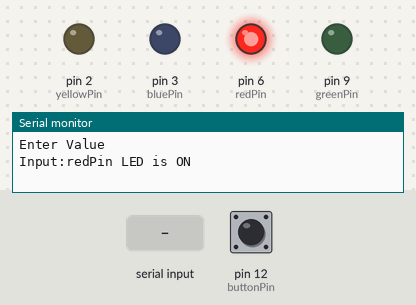
Recording of a sketch running on a simulated Arduino Uno, built with avr-gcc and run on an emulated ATmega328P. On the bench: output pins drawn as LEDs (lit = HIGH), the last lines printed to the serial monitor. Inputs (shaded band) come from the test bench; at power-on: pin 12 (buttonPin) HIGH.

Above: at 1.3 s.
1.4 s: "TURN ON BLUE LED\n" received over Serial
At 2.6 s:
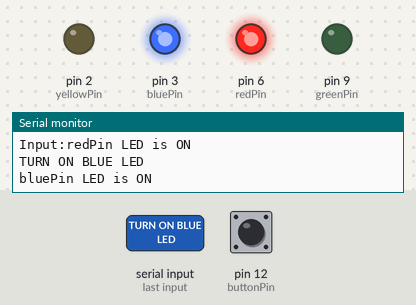
2.9 s: "TURN OFF RED LED\n" received over Serial
At 4.0 s:
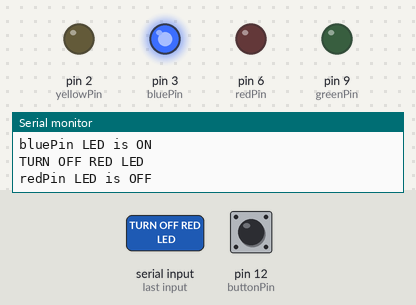
4.4 s: "TURN OFF BLUE LED\n" received over Serial
At 5.2 s:
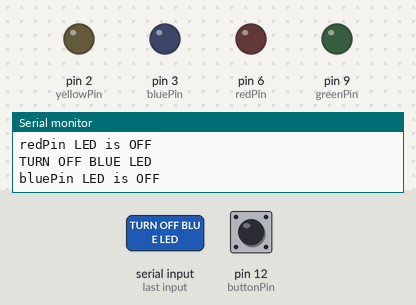
5.9 s: "TURN ON GREEN LED\n" received over Serial
At 6.3 s:
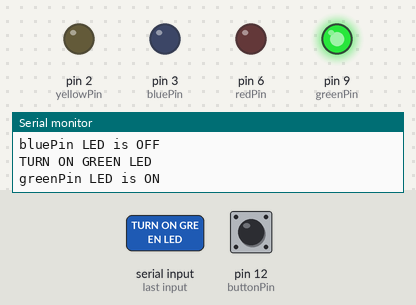
7.4 s: "TURN ON RED LED\n" received over Serial
At 8.6 s:
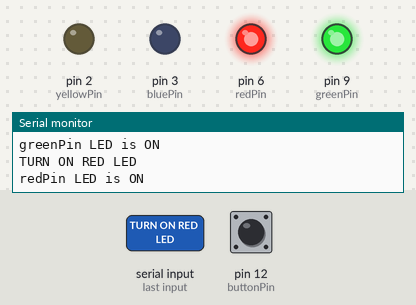
Timing chart, 0 to 10.4 s (numbered marks = the images above; inputs shaded):
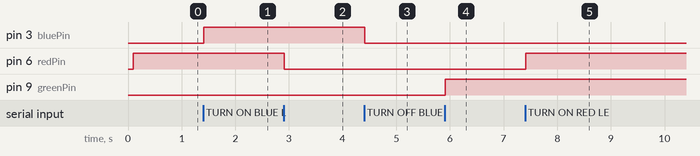

The sketch:

arduino_switch.ino
```cpp
const int yellowPin = 2;
const int bluePin = 3;
const int redPin = 6;
const int greenPin = 9;
const int buttonPin = 12;  // Pin du bouton poussoir

String comdata;           // Variable pour stocker la commande reçue

// finite state machine
// etats - > eteint -> en train d'allumer -> allumé
String etat = "STOPPED";  // État initial du serveur
String etatSanitaire = "SAIN"; // État sanitaire
String changeState = "TRUE";

unsigned long buttonPressStartTime = 0; // Temps de début d'appui sur le bouton
bool buttonPressed = false; // État du bouton

void setup() {

  pinMode(yellowPin, OUTPUT);
  pinMode(bluePin, OUTPUT);
  pinMode(redPin, OUTPUT);
  pinMode(greenPin, OUTPUT);
  pinMode(buttonPin, INPUT_PULLUP); // Activer la résistance de pull-up interne

  // S'assurer que toutes les LEDs sont éteintes au départ
  digitalWrite(yellowPin, LOW);
  digitalWrite(bluePin, LOW);
  digitalWrite(redPin, LOW);
  digitalWrite(greenPin, LOW);

  Serial.begin(115200);
  Serial.println("Enter Value");
  Serial.print("Input:");
  delay(100);

}

void loop() {

    if (Serial.available() > 0) {
      comdata  = Serial.readStringUntil(0x0A);
      delay(10);
      comdata.toUpperCase();
      Serial.println(comdata);
    }

    if (comdata == "TURN ON BLUE LED") {
      Serial.println("bluePin LED is ON");
      digitalWrite(bluePin, HIGH);
      comdata = "";
    }
    if (comdata == "TURN OFF BLUE LED") {
      Serial.println("bluePin LED is OFF");
      digitalWrite (bluePin, LOW);
      comdata = "";
    }
    if (comdata == "TURN ON RED LED") {
      Serial.println("redPin LED is ON");
      digitalWrite(redPin, HIGH);
      comdata = "";
    }
    if (comdata == "TURN OFF RED LED") {
      Serial.println("redPin LED is OFF");
      digitalWrite (redPin, LOW);
      comdata = "";
    }
    if (comdata == "TURN ON GREEN LED") {
      Serial.println("greenPin LED is ON");
      digitalWrite(greenPin, HIGH);
      comdata = "";
    }
    if (comdata == "TURN OFF GREEN LED") {
      Serial.println("greenPin LED is OFF");
      digitalWrite (greenPin, LOW);
      comdata = "";
    }

    if (comdata == "GET STATE") {
      Serial.println("État: " + etat);
      comdata = "";
    }

    if (etat == "STOPPED" && changeState == "TRUE"){
      Serial.println("redPin LED is ON");
      digitalWrite(redPin, HIGH);
      digitalWrite (greenPin, LOW);
      changeState = "FALSE";
    }

   if (etat == "STARTED" && changeState == "TRUE" ){
      Serial.println("redPin LED is ON");
      digitalWrite(redPin, LOW );
      digitalWrite (greenPin,HIGH );
      changeState = "FALSE";
    }
    //
    // Vérifier si le bouton est pressé
  if (digitalRead(buttonPin) == LOW) {
    if (!buttonPressed) {
      buttonPressed = true;
      buttonPressStartTime = millis(); // Enregistrer le temps de début d'appui
    }
  } else {
    if (buttonPressed) {
      buttonPressed = false; // Réinitialiser l'état du bouton
      unsigned long pressDuration = millis() - buttonPressStartTime; // Durée d'appui

      // Vérifier si l'état est STARTED et si l'appui dure plus de 3000 ms
      if (etat == "STARTED" && pressDuration > 3000) {
        etat = "STOPPED";
        Serial.println("État: " + etat); // Afficher l'état courant
      }

      // Vérifier si l'état est STOPPED et si l'appui dure plus de 500 ms
      else if (etat == "STOPPED" && pressDuration > 500) {
        etat = "STARTED";
        Serial.println("État: " + etat); // Afficher l'état courant
      }
    }
  }


    // Vérifier si la commande est "ALLUMER SERVEUR"
    if (comdata == "ALLUMER SERVEUR") {
      // Passer l'état à STARTING
      etat = "STARTING";
      Serial.println("État: " + etat); // Afficher l'état courant
      // Allumer la LED pendant 1 seconde
      digitalWrite(yellowPin, HIGH);
      delay(1000); // Attendre 1 seconde
      digitalWrite(yellowPin, LOW);

      // Envoyer une confirmation au port série
      Serial.println("LED allumée pendant 1 seconde");
      comdata = "";
      etat = "STARTED";
      changeState = "TRUE";
      Serial.println("État: " + etat); // Afficher l'état courant
    }
    if (comdata == "ETEINDRE SERVEUR") {
      // Passer l'état à STOPPING
      etat = "STOPPING";
      Serial.println("État: " + etat); // Afficher l'état courant
      // Allumer la LED pendant 3 secondes
      digitalWrite(yellowPin, HIGH);
      delay(5000); // Attendre 3 secondes
      digitalWrite(yellowPin, LOW);

      // Envoyer une confirmation au port série
      Serial.println("LED allumée pendant 3 secondes");

      etat = "STOPPED";
      changeState = "TRUE";
      Serial.println("État: " + etat); // Afficher l'état courant
      comdata = "";
    }
    if (comdata == "DETECTER ERREUR") {
      // Passer l'état sanitaire à DEGRADÉ
      etatSanitaire = "DEGRADÉ";
      Serial.println("État Sanitaire: " + etatSanitaire); // Afficher l'état sanitaire

      // Allumer la LED pour signaler l'erreur
      digitalWrite(bluePin, HIGH);
      //delay(10000);
      //digitalWrite(bluePin, LOW); // Éteindre la LED après 1 seconde
      comdata = "";
    }

}
```

Measured:
- after the input at 1.4 s, pin 3 (bluePin): LOW → HIGH at once
- after the input at 2.9 s, pin 6 (redPin): HIGH → LOW at once
- after the input at 4.4 s, pin 3 (bluePin): HIGH → LOW at once
- after the input at 5.9 s, pin 9 (greenPin): LOW → HIGH at once
- after the input at 7.4 s, pin 6 (redPin): LOW → HIGH at once
